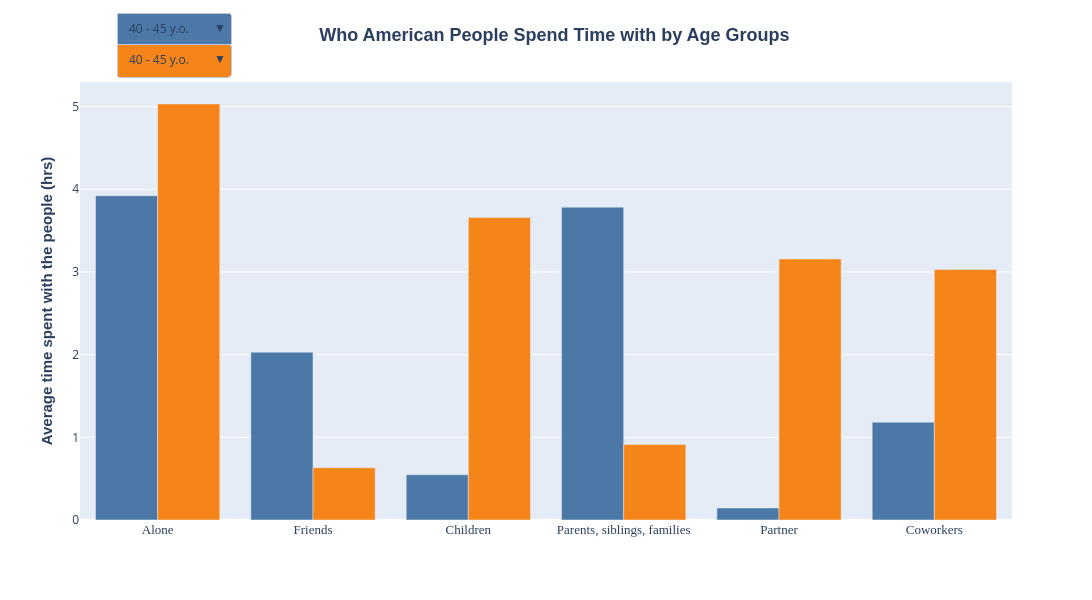

The notebook cell saved with this chart:
### Code cell
# Get avg Time spent vs People Type for ALL AGES
df1_allages = df1_original.loc[:, the_pplgrp_col]
df1_allages_avg = df1_allages.mean().reset_index()
df1_allages_avg.columns = ['People Type','All Ages']
# print(df1_allages_avg)

# Get avg Time spent vs People Type for Age Groups
df1_agegrp = df1_original.loc[:, the_pplgrp_col+['Age Group']]
df1_agegrp_avg = df1_agegrp.groupby('Age Group').mean().T.reset_index(names=['People Type'])
df1_agegrp_avg.columns.name = ''
# print(df1_agegrp_avg)

# merge avg Time with Age Groups with All Ages
df1_age_all = df1_allages_avg.merge(df1_agegrp_avg, on='People Type')
# print(df1_age_all)

fig = px.bar(df1_age_all, x='People Type', y=['15 - 20 y.o.','40 - 45 y.o.'],
            color_discrete_sequence=px.colors.qualitative.T10)
fig.update_layout(
    hovermode = 'x unified',
    showlegend=False,
    barmode = 'group',
    width = 1100,
    height=600,
    xaxis_title={'text': ''},
    yaxis_title={
        'text': '<b>Average time spent with the people (hrs)</b>',
        'font': {'size': 15, 'family': 'Arial'}
    },
    title={'text':'<b>Who American People Spend Time with by Age Groups </b>',
                'font':{'size': 18, 'family': 'Arial'}
    },
    xaxis={'tickfont':{'size': 13, 'family': 'Arial Black'}},  # to bold yaxis label, use 'font name'+ Black as family in tickfont dict
    title_x=0.51
)


# add dropdown buttons to select Which Age Group to plot 2 bar grouped charts
button1 = []
button2 = []
age_grps = list(set(df1_age_all.columns) - set(['People Type']))
for gg in age_grps:
    button1.append(dict(method='restyle',
                        label= gg,
                        visible=True,
                        args=[{'y':[df1_age_all[gg]],'name':gg}, [0]], # the [0] at the end lets us know they are for the first trace
                        )
                  )
    button2.append(dict(method='restyle',
                        label= gg,
                        visible=True,
                        args=[{'y':[df1_age_all[gg]],'name':gg}, [1]], # the [0] at the end lets us know they are for the first trace
                        )
                  )

# customize hover data display
# NOTE: there is no way to customize the text display using x-unified setting; changing x-axis text does NOT change the hover display
# it seems that the hover display uses x-axis text not x-axis value?
figdata = fig.data
bar_color = []
for ii in range(len(figdata)):
    bb = figdata[ii]
    bar_color.append(bb.marker['color'])
    tmp = '<b>{}</b><br>{}{{y:.2f}} hrs<extra></extra>'.format(bb.legendgroup,'%')
    bb.hovertemplate = tmp


# set dropdown buttons placement and etc
button_height = 0.7
updatemenus = list([
    dict(buttons=button1,
         direction="down",
         showactive=True,
         x=0.1,
         y=1.16,
         xanchor="center",
         yanchor="top",
         bgcolor=bar_color[0]),
    dict(buttons=button2,
         direction="down",
         showactive=True,
         x=0.1,
         y=1.09,
         xanchor="center",
         yanchor="top",
         bgcolor=bar_color[1])])

fig.update_layout(updatemenus=updatemenus)
fig.show()

# NOTE: Dash can be good to make similar visualization with dropdown menu and create a dashboard

### Figure 1 — Plotly figure (JSON) as saved in the notebook; plotly's stock layout.template omitted (floating-point values rounded to 4 significant figures)
{"data": [{"alignmentgroup": "True", "hovertemplate": "<b>15 - 20 y.o.</b><br>%{y:.2f} hrs<extra></extra>", "legendgroup": "15 - 20 y.o.", "marker": {"color": "#4C78A8", "pattern": {"shape": ""}}, "name": "15 - 20 y.o.", "offsetgroup": "15 - 20 y.o.", "orientation": "v", "showlegend": true, "textposition": "auto", "x": ["Alone", "Friends", "Children", "Parents, siblings, families", "Partner", "Coworkers"], "xaxis": "x", "y": [3.922, 2.03, 0.5462, 3.783, 0.146, 1.184], "yaxis": "y", "type": "bar"}, {"alignmentgroup": "True", "hovertemplate": "<b>40 - 45 y.o.</b><br>%{y:.2f} hrs<extra></extra>", "legendgroup": "40 - 45 y.o.", "marker": {"color": "#F58518", "pattern": {"shape": ""}}, "name": "40 - 45 y.o.", "offsetgroup": "40 - 45 y.o.", "orientation": "v", "showlegend": true, "textposition": "auto", "x": ["Alone", "Friends", "Children", "Parents, siblings, families", "Partner", "Coworkers"], "xaxis": "x", "y": [5.033, 0.6324, 3.657, 0.9126, 3.157, 3.03], "yaxis": "y", "type": "bar"}], "layout": {"xaxis": {"anchor": "y", "domain": [0, 1], "title": {"text": ""}, "tickfont": {"size": 13, "family": "Arial Black"}}, "yaxis": {"anchor": "x", "domain": [0, 1], "title": {"text": "<b>Average time spent with the people (hrs)</b>", "font": {"size": 15, "family": "Arial"}}}, "legend": {"title": {"text": "variable"}, "tracegroupgap": 0}, "margin": {"t": 60}, "barmode": "group", "title": {"font": {"size": 18, "family": "Arial"}, "text": "<b>Who American People Spend Time with by Age Groups </b>", "x": 0.51}, "hovermode": "x unified", "showlegend": false, "width": 1100, "height": 600, "updatemenus": [{"bgcolor": "#4C78A8", "buttons": [{"args": [{"y": [[5.033, 0.6324, 3.657, 0.9126, 3.157, 3.03]], "name": "40 - 45 y.o."}, [0]], "label": "40 - 45 y.o.", "method": "restyle", "visible": true}, {"args": [{"y": [[4.414, 1.065, 3.128, 1.386, 2.668, 3.199]], "name": "20 - 40 y.o."}, [0]], "label": "20 - 40 y.o.", "method": "restyle", "visible": true}, {"args": [{"y": [[6.952, 0.6163, 1.289, 1.015, 3.74, 1.537]], "name": "Above 45 y.o."}, [0]], "label": "Above 45 y.o.", "method": "restyle", "visible": true}, {"args": [{"y": [[3.922, 2.03, 0.5462, 3.783, 0.146, 1.184]], "name": "15 - 20 y.o."}, [0]], "label": "15 - 20 y.o.", "method": "restyle", "visible": true}, {"args": [{"y": [[5.772, 0.8756, 1.966, 1.364, 3.051, 2.119]], "name": "All Ages"}, [0]], "label": "All Ages", "method": "restyle", "visible": true}], "direction": "down", "showactive": true, "x": 0.1, "xanchor": "center", "y": 1.16, "yanchor": "top"}, {"bgcolor": "#F58518", "buttons": [{"args": [{"y": [[5.033, 0.6324, 3.657, 0.9126, 3.157, 3.03]], "name": "40 - 45 y.o."}, [1]], "label": "40 - 45 y.o.", "method": "restyle", "visible": true}, {"args": [{"y": [[4.414, 1.065, 3.128, 1.386, 2.668, 3.199]], "name": "20 - 40 y.o."}, [1]], "label": "20 - 40 y.o.", "method": "restyle", "visible": true}, {"args": [{"y": [[6.952, 0.6163, 1.289, 1.015, 3.74, 1.537]], "name": "Above 45 y.o."}, [1]], "label": "Above 45 y.o.", "method": "restyle", "visible": true}, {"args": [{"y": [[3.922, 2.03, 0.5462, 3.783, 0.146, 1.184]], "name": "15 - 20 y.o."}, [1]], "label": "15 - 20 y.o.", "method": "restyle", "visible": true}, {"args": [{"y": [[5.772, 0.8756, 1.966, 1.364, 3.051, 2.119]], "name": "All Ages"}, [1]], "label": "All Ages", "method": "restyle", "visible": true}], "direction": "down", "showactive": true, "x": 0.1, "xanchor": "center", "y": 1.09, "yanchor": "top"}]}}
